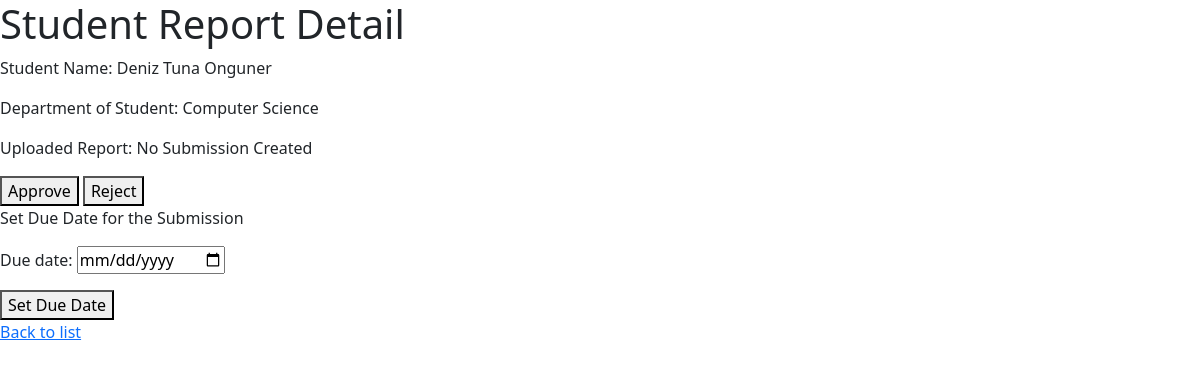
/reports/internship-detail/10/ (signed in), run on an earlier commit of the app's database.
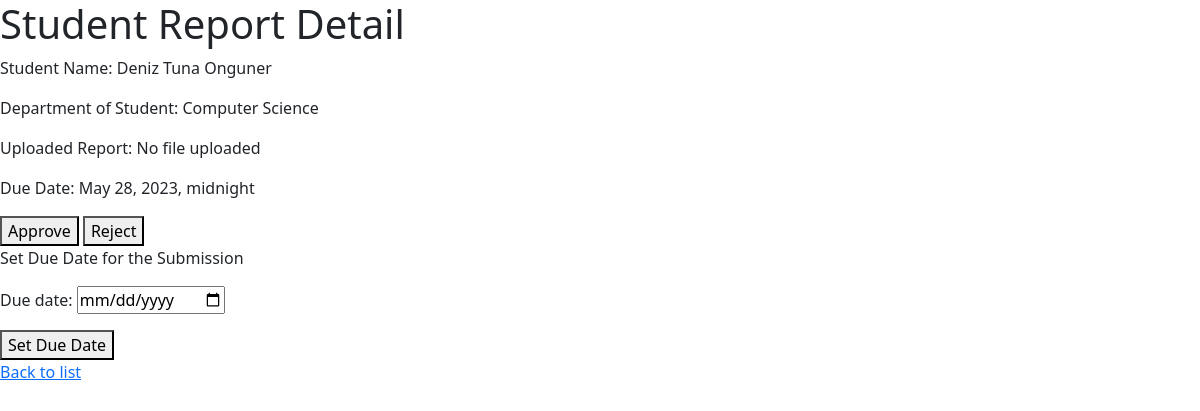
And on a later commit of the database.
### reports/models.py (models this page shows, shortened)
class Internship(models.Model):
    student = models.ForeignKey(
        Student, on_delete=models.CASCADE, null=True, related_name='internship')
    instructor = models.ForeignKey(
        Instructor, on_delete=models.SET_NULL, null=True, related_name='internship', default=None)
    course = models.ForeignKey(
        Course, on_delete=models.SET_NULL, null=True, related_name='internship')
    company = models.ForeignKey(
        Company, on_delete=models.SET_NULL, null=True, related_name='internship')
    work_and_report_evaluation_form = models.OneToOneField(WorkAndReportEvaluation, on_delete=models.SET_NULL,
                                                           null=True, related_name='internship', default=None)
    confidential_company_form = models.OneToOneField(
        ConfidentialCompany, on_delete=models.SET_NULL, null=True, related_name='internship', default=None)
    status = models.CharField(
        max_length=2,
        choices=Status.choices,
        default=Status.PENDING,
    )
    company_approval = models.OneToOneField(
        CompanyApprovalValidationApplication, on_delete=models.SET_NULL, null=True, related_name='internship')
    company_evaluation = models.OneToOneField(
        EvaluationByStudent, on_delete=models.SET_NULL, null=True, related_name='internship', default=None)
    student_report = models.OneToOneField(
        Submission, on_delete=models.SET_NULL, null=True, related_name='internship', default=None)

class Task(models.Model):
    creation_date = models.DateTimeField(auto_now_add=True, null=True)
    description = models.CharField(max_length=100, null=True)
    file = models.FileField(upload_to='uploads/', null=True)

class Submission(Task):
    status = models.CharField(
        max_length=2,
        choices=SubmissionStatus.choices,
        default=Status.PENDING,
    )
    due_date = models.DateTimeField()

### users/models.py (models this page shows, shortened)
class RoleMixin(models.Model):
    class Role(models.TextChoices):
        SUPERUSER = 'SUPERUSER', 'Superuser'
        STUDENT = 'STUDENT', 'Student'
        DEAN = 'DEAN', 'Dean'
        CHAIR = 'CHAIR', 'Chair'
        INSTRUCTOR = 'INSTRUCTOR', 'Instructor'
        DEPARTMENTSECRETARY = 'DEPARTMENT_SECRETARY', 'Department Secretary'
    role = models.CharField(max_length=50, choices=Role.choices, blank=True)
    class Meta:
        abstract = True

class User(AbstractBaseUser, PermissionsMixin, RoleMixin):
    first_name = models.CharField(max_length=50, null=True)
    last_name = models.CharField(max_length=50, null=True)
    email = models.EmailField(max_length=50, unique=True, null=True)
    user_id = models.CharField(max_length=8, unique=True, null=False)
    department = models.ForeignKey(
        EngineeringDepartment, on_delete=models.SET_NULL, null=True)
    created_date = models.DateTimeField(auto_now_add=True)
    modified_date = models.DateTimeField(auto_now=True)
    is_admin = models.BooleanField(default=False)
    is_active = models.BooleanField(default=True)
    is_staff = models.BooleanField(default=False)
    is_superuser = models.BooleanField(default=False)
    USERNAME_FIELD = 'user_id'
    REQUIRED_FIELDS = []
    objects = UserManager()
    user_permissions = models.ManyToManyField(
        Permission, related_name='%(class)spermissions', blank=True)

class EngineeringDepartment(models.Model):
    code = models.CharField(max_length=5, unique=True)
    name = models.CharField(max_length=50, blank=True)
    def __str__(self):
        return self.name

### reports/views.py (the view, shortened to what this page needs)
# urls.py: path('internship-detail/<int:pk>/', views.InternshipDetailView.as_view(), name='internship_detail'),
class InternshipDetailView(LoginRequiredMixin, RoleRequiredMixin, DetailView):
    template_name = 'reports/internship_detail.html'
    model = Internship
    context_object_name = 'internship'
    allowed_roles = ['INSTRUCTOR', 'DEPARTMENT_SECRETARY']
    def get_context_data(self, **kwargs):
        context = super().get_context_data(**kwargs)
        context['form'] = ExtensionForm()
        return context

### reports/forms.py
class ExtensionForm(forms.ModelForm):
    due_date = forms.DateTimeField(
        widget=forms.DateInput(
            attrs={'type': 'date'}
        )
    )
    class Meta:
        model = Submission
        fields = ['due_date']

### users/views.py (called while the page is built)
    def test_func(self):
        return self.request.user.role in self.allowed_roles

### reports/templates/reports/internship_detail.html (shortened to what this page needs)
{% extends 'base.html' %}
{% load static %}
{% block styling %}
    <link rel="stylesheet" type="text/css" href="{% static '' %}">
{% endblock %}
{% block body %}
    <div>
        <h1>Student Report Detail</h1>
        <p>Student Name: {{ internship.student.first_name }} {{ internship.student.last_name}}</p>
        <p>Department of Student: {{ internship.student.department }}</p>
        <p>Uploaded Report:
        {% if internship.student_report %}
            {% if internship.student_report.file%}
            <a href="{{ internship.student_report.file.url }}">{{ internship.student_report.name }}</a>
            {% else %}
            No file uploaded
            {% endif %}
            </p>
            <p>Due Date:
            {% if internship.student_report.due_date %}
                {{ internship.student_report.due_date }}
            {% else %}
                No due date set
            {% endif %}
        </p>
        {% else %}
            No Submission Created
        {% endif %}
        <form method="post" action="{% url 'reports:internship_detail' internship.id %}">
            <button type="submit" name="action" value="approve">Approve</button>
            <button type="submit" name="action" value="reject">Reject</button>
            <p>Set Due Date for the Submission</p>
            {{ form.as_p }}
            <button type="submit" name="action" value="extend">Set Due Date</button>
        </form>
        <a href="{% url 'reports:view_internships' %}">Back to list</a>
    </div>
{% endblock %}

What changed in the data, as far as the page shows it:
changed Internship "Deniz Tuna": student_report_id empty → 5 (drawn); student_report.due_date (not shown) → "May 28, 2023, midnight"
Also different on the page:
text no longer shown: "No Submission Created"
text now shown: "No file uploaded Due Date:"
